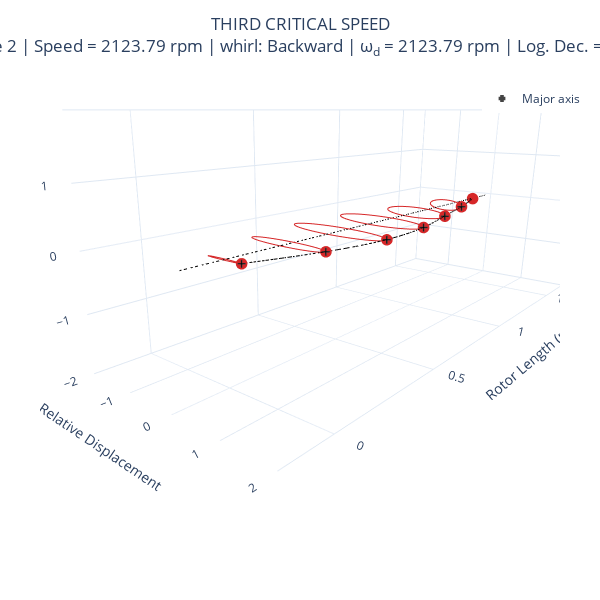

Notebook source saved alongside this figure:
### Code cell
modal = rotor.run_modal(speed=Q_(2123.79, "RPM"))
fig = modal.plot_mode_3d(2, frequency_units="rpm", width=600, height=600)
fig.layout.title.text = "THIRD CRITICAL SPEED" + fig.layout.title.text
fig

### Figure 1 — Plotly figure (JSON) as saved in the notebook; plotly's stock layout.template omitted (floating-point values rounded to 4 significant figures; data arrays with more than 128 entries replaced by an {"elided": "..."} marker saying what was removed)
{"data": [{"hovertemplate": "Nodal Position: %{x:.2f}<br>X - Displacement: %{y:.2f}<br>Y - Displacement: %{z:.2f}", "line": {"color": "#d62728"}, "mode": "lines", "name": "node 0", "showlegend": false, "type": "scatter3d", "x": {"elided": "350 int values"}, "y": {"elided": "350 float values"}, "z": {"elided": "350 float values"}}, {"hovertemplate": "Nodal Position: %{x:.2f}<br>X - Displacement: %{y:.2f}<br>Y - Displacement: %{z:.2f}", "marker": {"color": "#d62728"}, "mode": "markers", "name": "node 0", "showlegend": false, "type": "scatter3d", "x": [0], "y": [0.3472], "z": [-1.979e-12]}, {"customdata": [[0.3472, 6.283]], "hovertemplate": "Nodal Position: %{x:.2f}<br>Major axis: %{customdata[0]:.2f}<br>Angle: %{customdata[1]:.2f}", "legendgroup": "major_axis", "marker": {"color": "black", "line": {"width": 2}, "size": 4, "symbol": "cross"}, "mode": "markers", "name": "Major axis", "showlegend": true, "type": "scatter3d", "x": [0], "y": [0.3472], "z": [-1.979e-12]}, {"hovertemplate": "Nodal Position: %{x:.2f}<br>X - Displacement: %{y:.2f}<br>Y - Displacement: %{z:.2f}", "line": {"color": "#d62728"}, "mode": "lines", "name": "node 1", "showlegend": false, "type": "scatter3d", "x": {"elided": "350 float values"}, "y": {"elided": "350 float values"}, "z": {"elided": "350 float values"}}, {"hovertemplate": "Nodal Position: %{x:.2f}<br>X - Displacement: %{y:.2f}<br>Y - Displacement: %{z:.2f}", "marker": {"color": "#d62728"}, "mode": "markers", "name": "node 1", "showlegend": false, "type": "scatter3d", "x": [0.25], "y": [0.779], "z": [-3.287e-12]}, {"customdata": [[0.779, 6.283]], "hovertemplate": "Nodal Position: %{x:.2f}<br>Major axis: %{customdata[0]:.2f}<br>Angle: %{customdata[1]:.2f}", "legendgroup": "major_axis", "marker": {"color": "black", "line": {"width": 2}, "size": 4, "symbol": "cross"}, "mode": "markers", "name": "Major axis", "showlegend": false, "type": "scatter3d", "x": [0.25], "y": [0.779], "z": [-3.287e-12]}, {"hovertemplate": "Nodal Position: %{x:.2f}<br>X - Displacement: %{y:.2f}<br>Y - Displacement: %{z:.2f}", "line": {"color": "#d62728"}, "mode": "lines", "name": "node 2", "showlegend": false, "type": "scatter3d", "x": {"elided": "350 float values"}, "y": {"elided": "350 float values"}, "z": {"elided": "350 float values"}}, {"hovertemplate": "Nodal Position: %{x:.2f}<br>X - Displacement: %{y:.2f}<br>Y - Displacement: %{z:.2f}", "marker": {"color": "#d62728"}, "mode": "markers", "name": "node 2", "showlegend": false, "type": "scatter3d", "x": [0.5], "y": [1], "z": [-3.075e-12]}, {"customdata": [[1, 6.283]], "hovertemplate": "Nodal Position: %{x:.2f}<br>Major axis: %{customdata[0]:.2f}<br>Angle: %{customdata[1]:.2f}", "legendgroup": "major_axis", "marker": {"color": "black", "line": {"width": 2}, "size": 4, "symbol": "cross"}, "mode": "markers", "name": "Major axis", "showlegend": false, "type": "scatter3d", "x": [0.5], "y": [1], "z": [-3.075e-12]}, {"hovertemplate": "Nodal Position: %{x:.2f}<br>X - Displacement: %{y:.2f}<br>Y - Displacement: %{z:.2f}", "line": {"color": "#d62728"}, "mode": "lines", "name": "node 3", "showlegend": false, "type": "scatter3d", "x": {"elided": "350 float values"}, "y": {"elided": "350 float values"}, "z": {"elided": "350 float values"}}, {"hovertemplate": "Nodal Position: %{x:.2f}<br>X - Displacement: %{y:.2f}<br>Y - Displacement: %{z:.2f}", "marker": {"color": "#d62728"}, "mode": "markers", "name": "node 3", "showlegend": false, "type": "scatter3d", "x": [0.75], "y": [0.9302], "z": [-2.445e-12]}, {"customdata": [[0.9302, 6.283]], "hovertemplate": "Nodal Position: %{x:.2f}<br>Major axis: %{customdata[0]:.2f}<br>Angle: %{customdata[1]:.2f}", "legendgroup": "major_axis", "marker": {"color": "black", "line": {"width": 2}, "size": 4, "symbol": "cross"}, "mode": "markers", "name": "Major axis", "showlegend": false, "type": "scatter3d", "x": [0.75], "y": [0.9302], "z": [-2.445e-12]}, {"hovertemplate": "Nodal Position: %{x:.2f}<br>X - Displacement: %{y:.2f}<br>Y - Displacement: %{z:.2f}", "line": {"color": "#d62728"}, "mode": "lines", "name": "node 4", "showlegend": false, "type": "scatter3d", "x": {"elided": "350 int values"}, "y": {"elided": "350 float values"}, "z": {"elided": "350 float values"}}, {"hovertemplate": "Nodal Position: %{x:.2f}<br>X - Displacement: %{y:.2f}<br>Y - Displacement: %{z:.2f}", "marker": {"color": "#d62728"}, "mode": "markers", "name": "node 4", "showlegend": false, "type": "scatter3d", "x": [1], "y": [0.664], "z": [-1.873e-12]}, {"customdata": [[0.664, 6.283]], "hovertemplate": "Nodal Position: %{x:.2f}<br>Major axis: %{customdata[0]:.2f}<br>Angle: %{customdata[1]:.2f}", "legendgroup": "major_axis", "marker": {"color": "black", "line": {"width": 2}, "size": 4, "symbol": "cross"}, "mode": "markers", "name": "Major axis", "showlegend": false, "type": "scatter3d", "x": [1], "y": [0.664], "z": [-1.873e-12]}, {"hovertemplate": "Nodal Position: %{x:.2f}<br>X - Displacement: %{y:.2f}<br>Y - Displacement: %{z:.2f}", "line": {"color": "#d62728"}, "mode": "lines", "name": "node 5", "showlegend": false, "type": "scatter3d", "x": {"elided": "350 float values"}, "y": {"elided": "350 float values"}, "z": {"elided": "350 float values"}}, {"hovertemplate": "Nodal Position: %{x:.2f}<br>X - Displacement: %{y:.2f}<br>Y - Displacement: %{z:.2f}", "marker": {"color": "#d62728"}, "mode": "markers", "name": "node 5", "showlegend": false, "type": "scatter3d", "x": [1.25], "y": [0.3756], "z": [-9.287e-13]}, {"customdata": [[0.3756, 6.283]], "hovertemplate": "Nodal Position: %{x:.2f}<br>Major axis: %{customdata[0]:.2f}<br>Angle: %{customdata[1]:.2f}", "legendgroup": "major_axis", "marker": {"color": "black", "line": {"width": 2}, "size": 4, "symbol": "cross"}, "mode": "markers", "name": "Major axis", "showlegend": false, "type": "scatter3d", "x": [1.25], "y": [0.3756], "z": [-9.287e-13]}, {"hovertemplate": "Nodal Position: %{x:.2f}<br>X - Displacement: %{y:.2f}<br>Y - Displacement: %{z:.2f}", "line": {"color": "#d62728"}, "mode": "lines", "name": "node 6", "showlegend": false, "type": "scatter3d", "x": {"elided": "350 float values"}, "y": {"elided": "350 float values"}, "z": {"elided": "350 float values"}}, {"hovertemplate": "Nodal Position: %{x:.2f}<br>X - Displacement: %{y:.2f}<br>Y - Displacement: %{z:.2f}", "marker": {"color": "#d62728"}, "mode": "markers", "name": "node 6", "showlegend": false, "type": "scatter3d", "x": [1.5], "y": [0.01636], "z": [-7.46e-14]}, {"customdata": [[0.02991, 4.71]], "hovertemplate": "Nodal Position: %{x:.2f}<br>Major axis: %{customdata[0]:.2f}<br>Angle: %{customdata[1]:.2f}", "legendgroup": "major_axis", "marker": {"color": "black", "line": {"width": 2}, "size": 4, "symbol": "cross"}, "mode": "markers", "name": "Major axis", "showlegend": false, "type": "scatter3d", "x": [1.5], "y": [-7.157e-05], "z": [-0.02991]}, {"line": {"color": "black", "dash": "dash"}, "mode": "lines", "name": "mode shape", "showlegend": false, "type": "scatter3d", "x": [0, 0.0625, 0.125, 0.1875, 0.25, 0.25, 0.3125, 0.375, 0.4375, 0.5, 0.5, 0.5625, 0.625, 0.6875, 0.75, 0.75, 0.8125, 0.875, 0.9375, 1, 1, 1.062, 1.125, 1.188, 1.25, 1.25, 1.312, 1.375, 1.438, 1.5], "y": [0.3472, 0.4646, 0.5781, 0.6841, 0.779, 0.779, 0.8597, 0.9243, 0.9715, 1, 1, 1.009, 0.9992, 0.9725, 0.9302, 0.9302, 0.8743, 0.8085, 0.737, 0.664, 0.664, 0.5927, 0.5223, 0.4506, 0.3756, 0.3756, 0.2956, 0.2097, 0.117, 0.01636], "z": [-1.979e-12, -2.339e-12, -2.725e-12, -3.065e-12, -3.287e-12, -3.287e-12, -3.358e-12, -3.32e-12, -3.213e-12, -3.075e-12, -3.075e-12, -2.94e-12, -2.801e-12, -2.642e-12, -2.445e-12, -2.445e-12, -2.274e-12, -2.164e-12, -2.051e-12, -1.873e-12, -1.873e-12, -1.631e-12, -1.381e-12, -1.141e-12, -9.287e-13, -9.287e-13, -7.402e-13, -5.479e-13, -3.325e-13, -7.46e-14]}, {"hoverinfo": "none", "line": {"color": "black", "dash": "dashdot"}, "mode": "lines", "showlegend": false, "type": "scatter3d", "x": [-0.15, -0.08793, -0.02586, 0.03621, 0.09828, 0.1603, 0.2224, 0.2845, 0.3466, 0.4086, 0.4707, 0.5328, 0.5948, 0.6569, 0.719, 0.781, 0.8431, 0.9052, 0.9672, 1.029, 1.091, 1.153, 1.216, 1.278, 1.34, 1.402, 1.464, 1.526, 1.588, 1.65], "y": [0, 0, 0, 0, 0, 0, 0, 0, 0, 0, 0, 0, 0, 0, 0, 0, 0, 0, 0, 0, 0, 0, 0, 0, 0, 0, 0, 0, 0, 0], "z": [0, 0, 0, 0, 0, 0, 0, 0, 0, 0, 0, 0, 0, 0, 0, 0, 0, 0, 0, 0, 0, 0, 0, 0, 0, 0, 0, 0, 0, 0]}, {"hoverinfo": "none", "legendgroup": "major_axis", "line": {"color": "black", "dash": "dashdot"}, "mode": "lines", "showlegend": false, "type": "scatter3d", "x": [0, 0.0625, 0.125, 0.1875, 0.25, 0.25, 0.3125, 0.375, 0.4375, 0.5, 0.5, 0.5625, 0.625, 0.6875, 0.75, 0.75, 0.8125, 0.875, 0.9375, 1, 1, 1.062, 1.125, 1.188, 1.25, 1.25, 1.312, 1.375, 1.438, 1.5], "y": [0.3472, 0.4646, 0.5781, 0.6841, 0.779, 0.779, 0.8597, 0.9243, 0.9715, 1, 1, 1.009, 0.9992, 0.9725, 0.9302, 0.9302, 0.8743, 0.8085, 0.737, 0.664, 0.664, 0.5927, 0.5223, 0.4506, 0.3756, 0.3756, 0.2956, 0.2097, 0.117, -7.157e-05], "z": [-1.979e-12, -2.339e-12, -2.725e-12, -3.065e-12, -3.287e-12, -3.287e-12, -3.358e-12, -3.32e-12, -3.213e-12, -3.075e-12, -3.075e-12, -2.94e-12, -2.801e-12, -2.642e-12, -2.445e-12, -2.445e-12, -2.274e-12, -2.164e-12, -2.051e-12, -1.873e-12, -1.873e-12, -1.631e-12, -1.381e-12, -1.141e-12, -9.287e-13, -9.287e-13, -7.402e-13, -5.479e-13, -3.325e-13, -0.02991]}], "layout": {"height": 600, "legend": {"x": 0.85, "y": 0.95}, "margin": {"b": 60, "l": 40, "r": 40, "t": 60}, "scene": {"aspectmode": "manual", "aspectratio": {"x": 2.5, "y": 1, "z": 1}, "camera": {"center": {"x": 1.15, "y": 0.5, "z": 0}, "eye": {"x": 2.3, "y": 1.5, "z": 0.5}, "up": {"x": 0, "y": 0, "z": 1}}, "xaxis": {"autorange": "reversed", "nticks": 5, "title": {"text": "Rotor Length (m)"}}, "yaxis": {"nticks": 5, "range": [-2, 2], "title": {"text": "Relative Displacement"}}, "zaxis": {"nticks": 5, "range": [-2, 2], "title": {"text": "Relative Displacement"}}}, "title": {"text": "THIRD CRITICAL SPEED<br>Mode 2 | Speed = 2123.79 rpm | whirl: Backward | ω<sub>d</sub> = 2123.79 rpm | Log. Dec. = 0.00", "x": 0.5, "xanchor": "center"}, "width": 600}}
